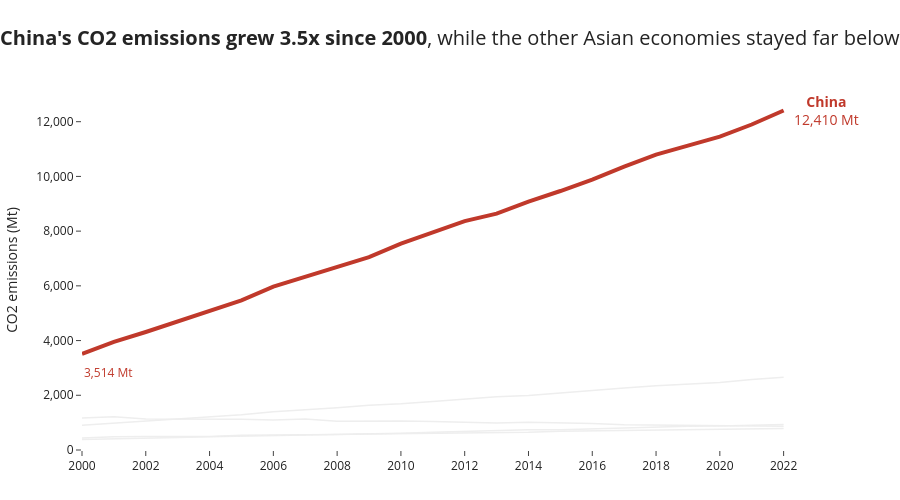

Here is the notebook cell this chart was saved with:
### Markdown cell above
---
## Task — Multi-Series Line Chart with Highlight

**What to build:** A line chart showing CO2 emissions over time for **all Asian countries** in the dataset, with one country highlighted.

**Requirements:**
- All countries shown (for context), but only **one highlighted in colour** — your choice which
- All other lines in grey (#EEEEEE), thinner
- Highlighted country **labelled directly** at the end of its line (not in a legend)
- Insight title that names the highlighted country and its story

### Code cell
# Task — Multi-series line with highlight
HIGHLIGHT = 'China'
GREY = '#EEEEEE'
COLOR = '#C0392B'

asia = df[df['Region'] == 'Asia']

fig = go.Figure()

# 1) Context: every other Asian country in thin light grey
for country, g in asia.groupby('Country'):
    if country == HIGHLIGHT:
        continue
    fig.add_trace(go.Scatter(
        x=g['Year'], y=g['CO2_Mt'], mode='lines',
        line=dict(color=GREY, width=1.5),
        name=country, showlegend=False,
        hovertemplate=f'{country}<br>%{{x}}: %{{y:,.0f}} Mt<extra></extra>'
    ))

# 2) Highlight: drawn last so it sits on top
h = asia[asia['Country'] == HIGHLIGHT].sort_values('Year')
fig.add_trace(go.Scatter(
    x=h['Year'], y=h['CO2_Mt'], mode='lines',
    line=dict(color=COLOR, width=4),
    name=HIGHLIGHT, showlegend=False,
    hovertemplate=f'{HIGHLIGHT}<br>%{{x}}: %{{y:,.0f}} Mt<extra></extra>'
))

# 3) Direct label at the end of the highlighted line (no legend)
first, last = h.iloc[0], h.iloc[-1]
fig.add_annotation(
    x=last['Year'], y=last['CO2_Mt'],
    text=f"<b>{HIGHLIGHT}</b><br>{last['CO2_Mt']:,.0f} Mt",
    showarrow=False, xanchor='left', xshift=8,
    font=dict(color=COLOR, size=14)
)
fig.add_annotation(
    x=first['Year'], y=first['CO2_Mt'],
    text=f"{first['CO2_Mt']:,.0f} Mt", showarrow=False,
    xanchor='left', yanchor='top', yshift=-8,
    font=dict(color=COLOR, size=12)
)

# 4) Insight title + clean styling
mult = last['CO2_Mt'] / first['CO2_Mt']
fig.update_layout(
    title=dict(
        text=f"<b>China's CO2 emissions grew {mult:.1f}x since 2000</b>, "
             f"while the other Asian economies stayed far below",
        x=0, xanchor='left', font=dict(size=20)
    ),
    template='simple_white',
    plot_bgcolor='white',
    showlegend=False,
    margin=dict(l=60, r=110, t=90, b=50),
    height=500,
    xaxis=dict(showgrid=False, showline=False, tickangle=0, title=None,
               dtick=2, range=[2000, 2022.2]),
    yaxis=dict(showgrid=False, showline=False, title='CO2 emissions (Mt)',
               tickformat=',', rangemode='tozero'),
)
fig.show()

### Figure 1 — Plotly figure (JSON) as saved in the notebook; plotly's stock layout.template omitted (floating-point values rounded to 4 significant figures)
{"data": [{"hovertemplate": "India<br>%{x}: %{y:,.0f} Mt<extra></extra>", "line": {"color": "#EEEEEE", "width": 1.5}, "mode": "lines", "name": "India", "showlegend": false, "type": "scatter", "x": [2000, 2001, 2002, 2003, 2004, 2005, 2006, 2007, 2008, 2009, 2010, 2011, 2012, 2013, 2014, 2015, 2016, 2017, 2018, 2019, 2020, 2021, 2022], "y": [901.6, 974.6, 1056, 1146.0, 1205.0, 1291, 1396.0, 1466.0, 1542.0, 1637.0, 1687.0, 1774.0, 1865.0, 1945.0, 1994.0, 2092.0, 2177.0, 2267.0, 2345.0, 2419.0, 2466.0, 2580.0, 2661.0]}, {"hovertemplate": "Indonesia<br>%{x}: %{y:,.0f} Mt<extra></extra>", "line": {"color": "#EEEEEE", "width": 1.5}, "mode": "lines", "name": "Indonesia", "showlegend": false, "type": "scatter", "x": [2000, 2001, 2002, 2003, 2004, 2005, 2006, 2007, 2008, 2009, 2010, 2011, 2012, 2013, 2014, 2015, 2016, 2017, 2018, 2019, 2020, 2021, 2022], "y": [382.8, 400.4, 430.7, 453.8, 482.6, 501.9, 533, 551.8, 586.6, 602.5, 614.5, 647.3, 680.1, 717.7, 736.3, 738.2, 768.8, 813.7, 834.8, 872.3, 876.5, 898.5, 930.5]}, {"hovertemplate": "Japan<br>%{x}: %{y:,.0f} Mt<extra></extra>", "line": {"color": "#EEEEEE", "width": 1.5}, "mode": "lines", "name": "Japan", "showlegend": false, "type": "scatter", "x": [2000, 2001, 2002, 2003, 2004, 2005, 2006, 2007, 2008, 2009, 2010, 2011, 2012, 2013, 2014, 2015, 2016, 2017, 2018, 2019, 2020, 2021, 2022], "y": [1166.0, 1220.0, 1136.0, 1131.0, 1151.0, 1127.0, 1101.0, 1133.0, 1050.0, 1061.0, 1064.0, 1042.0, 1005.0, 990.9, 1010.0, 996.6, 967.4, 925.1, 916.6, 914.5, 902.8, 898.1, 865.1]}, {"hovertemplate": "South Korea<br>%{x}: %{y:,.0f} Mt<extra></extra>", "line": {"color": "#EEEEEE", "width": 1.5}, "mode": "lines", "name": "South Korea", "showlegend": false, "type": "scatter", "x": [2000, 2001, 2002, 2003, 2004, 2005, 2006, 2007, 2008, 2009, 2010, 2011, 2012, 2013, 2014, 2015, 2016, 2017, 2018, 2019, 2020, 2021, 2022], "y": [438.1, 481.5, 490.6, 490.8, 494.6, 537.2, 539, 566.1, 570, 585.4, 595.9, 620.6, 631.1, 649.6, 646.2, 686.5, 704, 706, 738.5, 750.8, 755.8, 777.3, 789.5]}, {"hovertemplate": "China<br>%{x}: %{y:,.0f} Mt<extra></extra>", "line": {"color": "#C0392B", "width": 4}, "mode": "lines", "name": "China", "showlegend": false, "type": "scatter", "x": [2000, 2001, 2002, 2003, 2004, 2005, 2006, 2007, 2008, 2009, 2010, 2011, 2012, 2013, 2014, 2015, 2016, 2017, 2018, 2019, 2020, 2021, 2022], "y": [3514.0, 3952.0, 4312, 4692.0, 5079.0, 5468.0, 5974, 6323.0, 6673, 7053.0, 7543.0, 7972.0, 8365.0, 8641.0, 9078.0, 9466.0, 9887, 10360.0, 10790.0, 11130.0, 11450.0, 11900.0, 12410.0]}], "layout": {"annotations": [{"font": {"color": "#C0392B", "size": 14}, "showarrow": false, "text": "<b>China</b><br>12,410 Mt", "x": 2022, "xanchor": "left", "xshift": 8, "y": 12410.0}, {"font": {"color": "#C0392B", "size": 12}, "showarrow": false, "text": "3,514 Mt", "x": 2000, "xanchor": "left", "y": 3514.0, "yanchor": "top", "yshift": -8}], "height": 500, "margin": {"b": 50, "l": 60, "r": 110, "t": 90}, "plot_bgcolor": "white", "showlegend": false, "title": {"font": {"size": 20}, "text": "<b>China's CO2 emissions grew 3.5x since 2000</b>, while the other Asian economies stayed far below", "x": 0, "xanchor": "left"}, "xaxis": {"dtick": 2, "range": [2000, 2022.0], "showgrid": false, "showline": false, "tickangle": 0, "title": {}}, "yaxis": {"rangemode": "tozero", "showgrid": false, "showline": false, "tickformat": ",", "title": {"text": "CO2 emissions (Mt)"}}}}
